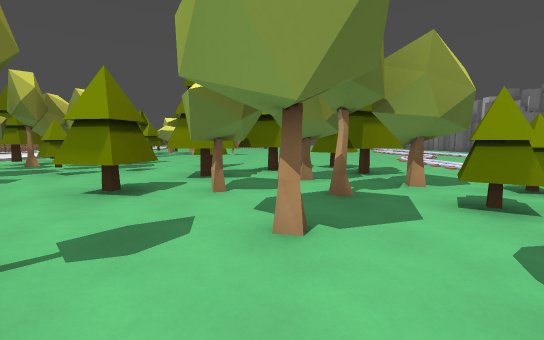
[1] (above)

24 first-person views from a walk through a level from a Godot 3-D game. The camera is 1.4 m above the floor, tilts 6° down and sees 90° across. The floor is counted in squares, 2 m on a side. Each view is taken from the middle of a square. On the plan, view 1 faces up. The plan holds only what a view shows up to about 9 squares ahead; the rest is blank. The place goes on beyond the plan. Characters and animated objects are left out. Some surface patterns are stand-ins.

[2]
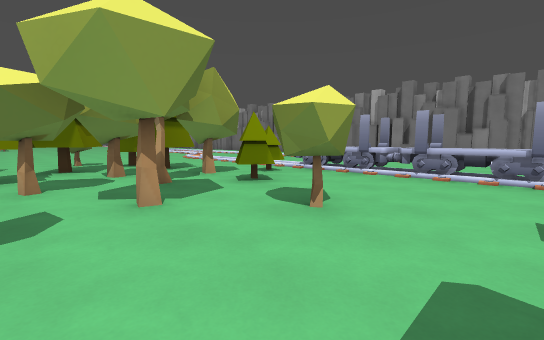

[3]
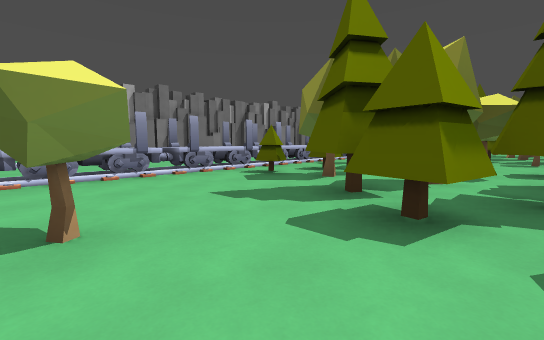

[4]
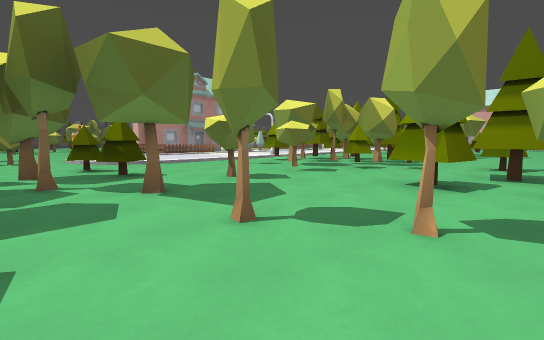

[5]
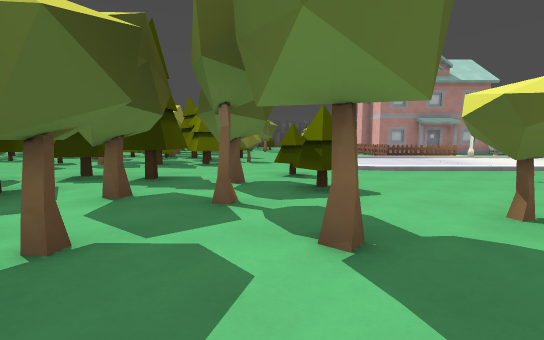

[6]
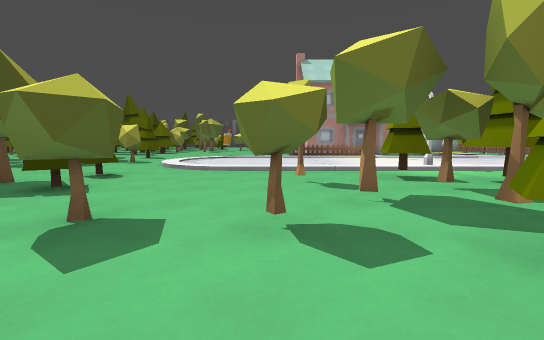

[7]
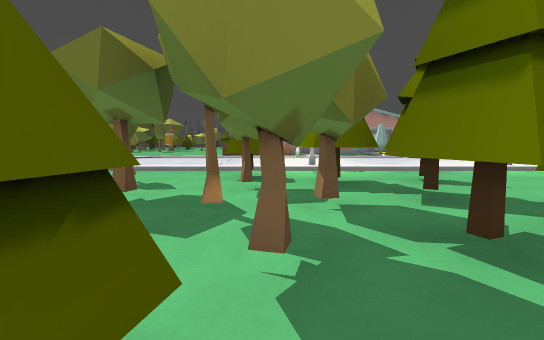

[8]
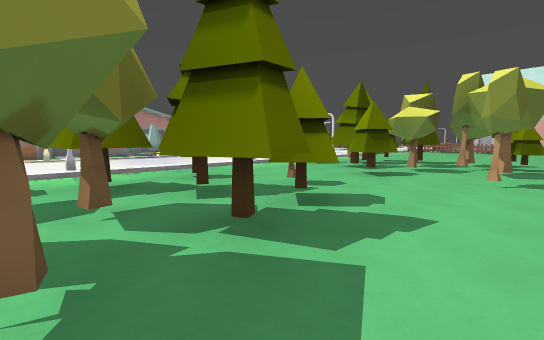

[9]
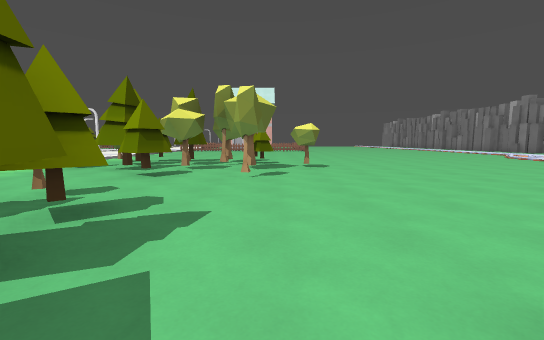

[10]
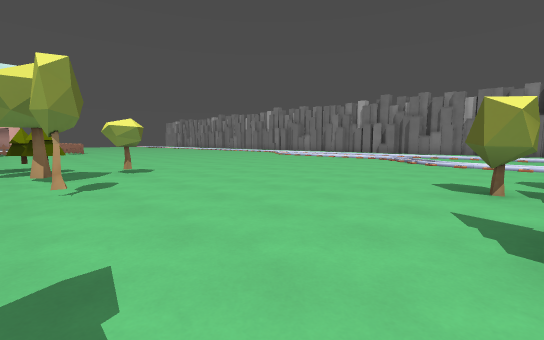

[11]
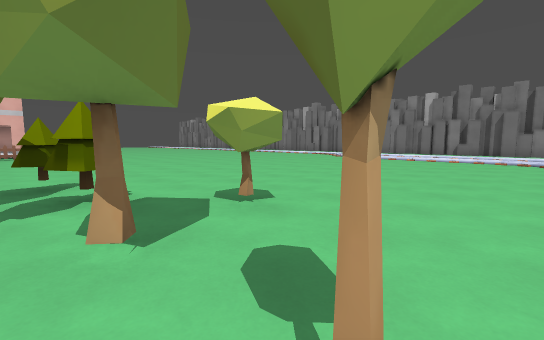

[12]
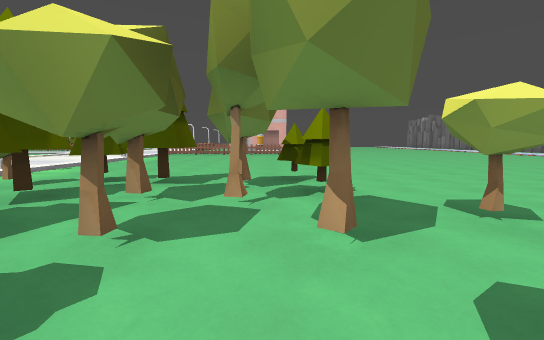

[13]
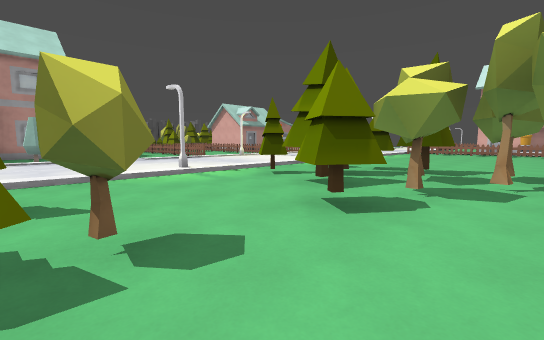

[14]
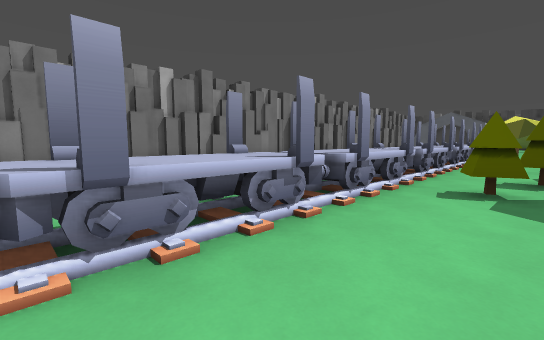

[15]
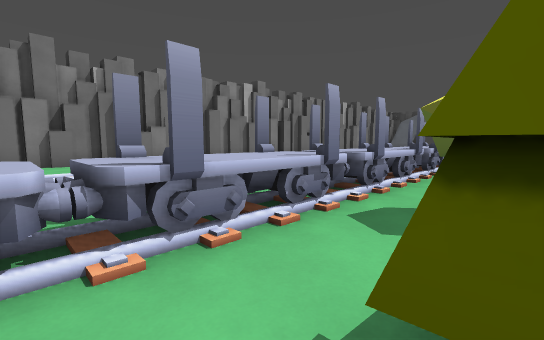

[16]
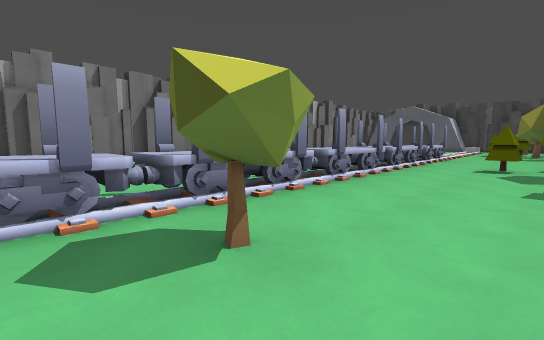

[17]
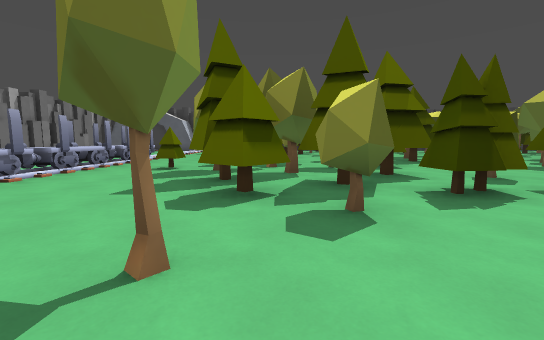

[18]
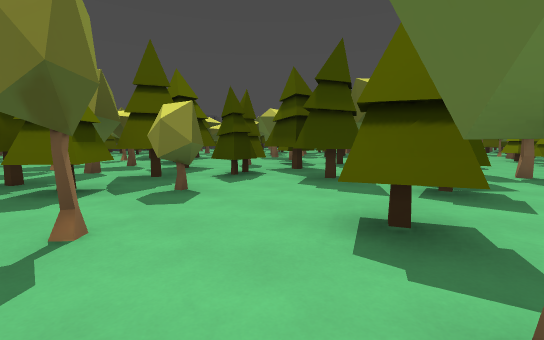

[19]
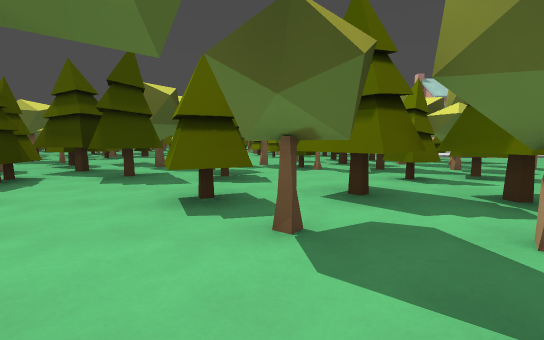

[20]
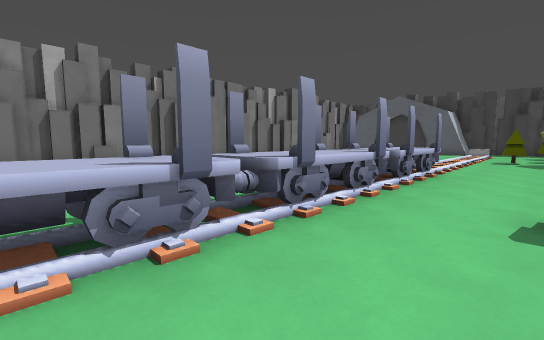

[21]
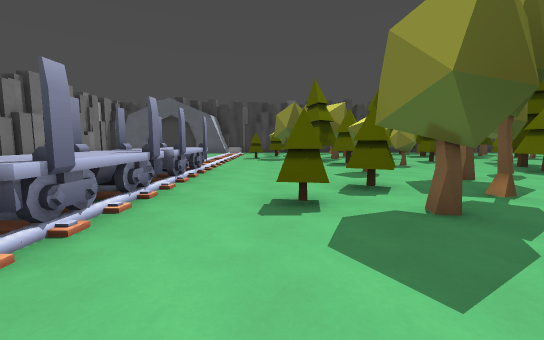

[22]
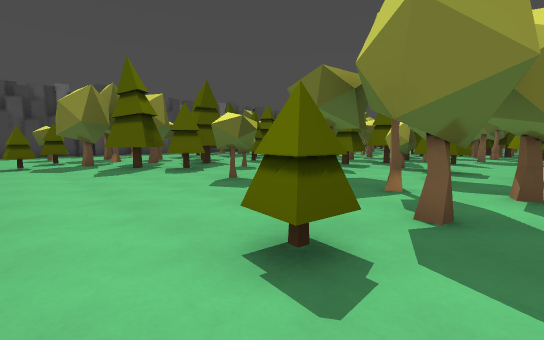

[23]
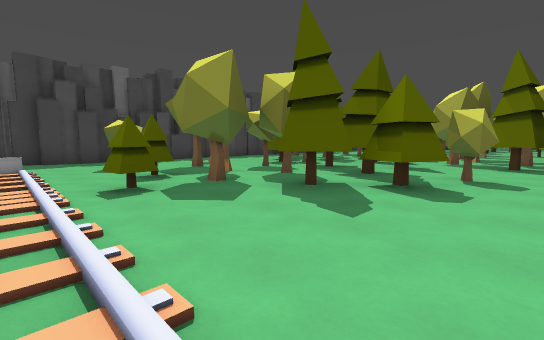

[24]
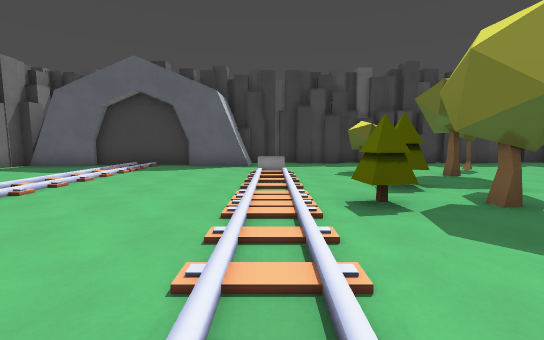

### Floor plan
Key: @ floor where view 1 was taken; # wall or solid block; x gap in a wall; . main floor; : floor 0.25 m higher than the main floor; / step, stairs or slope; ^ raised ledge; T thing the floor can be seen under or through.
Columns run from 12 left of view 1 to 13 right of it. Each row starts with its distance up from view 1.
 17    ..##.#.......
 16  .:.######........
 15 ..:..#####.........
 14 ..:.#####.#.........
 13 ..#...##.........../
 12 ..:......#........//
 11 ..:..............//
 10 ..:.#.TT........./
  9 ..:..TTT.......... ..
  8 ..#.TTTT.....#.... ..
  7 ..:.TT.##.x.TT#...
  6 ..:.x.###. TTT#..
  5 ..:.......TT.#...
  4 ..:....#..TT.##..^
  3 ..:...........#..^
  2 ../....#....#....^#..
  1 :/...#.......#...^#..    #
  0 ....#.......@....^...    #
 -1 #...x..... ......##..    #
 -2 ##..####TT..##...##.     #
 -3 ##..#### T.T #.#.^..     #
 -4  #..## #.TTTT##..^#      #
 -5  #..#..#..TTT .#.^#      #
 -6  ##...##....#....^#      #
 -7  #.......#.#.....^..     #
 -8         .x...#...^#.     #
 -9       ####.......^#
-10      ##TT..TT....^#
-11       #TTT.TT#...^.      #
-12       #.TTTT #...^#      #
-13      #...TT.T....##      #
-14      .......##.#.^.      #
-15      .#..#...#...^#
-16         ##.#.....^#
-17        ###...#...^#
-18        ##.........
-19        ##..#......
-20        #...###......
-21           .####.....
-22           #####.#....
-23           #...........
-24           #.#..#.......
-25            ..#..........
-26           ..#..#.:.......
-27          ....  .../......#
-28          ....  ...########
-29                ###

Positions as (right, up) in squares from view 1, and headings:
1: (0, 0), facing up
2: (-1, -1), facing up-right
3: (-1, 1), facing down-right
4: (-1, -1), facing up-left
5: (-3, 0), facing left
6: (-3, 4), facing left
7: (-3, 7), facing left
8: (-3, 7), facing up-left
9: (-3, 7), facing up
10: (-4, 8), facing up-right
11: (-4, 12), facing up-right
12: (-4, 12), facing up
13: (-4, 10), facing up-left
14: (3, 1), facing down-right
15: (3, -4), facing down-right
16: (2, -6), facing down-right
17: (0, -7), facing down
18: (1, -6), facing down-left
19: (2, -6), facing left
20: (3, -11), facing down-right
21: (3, -11), facing down
22: (4, -13), facing down-left
23: (5, -18), facing down-left
24: (5, -19), facing down
